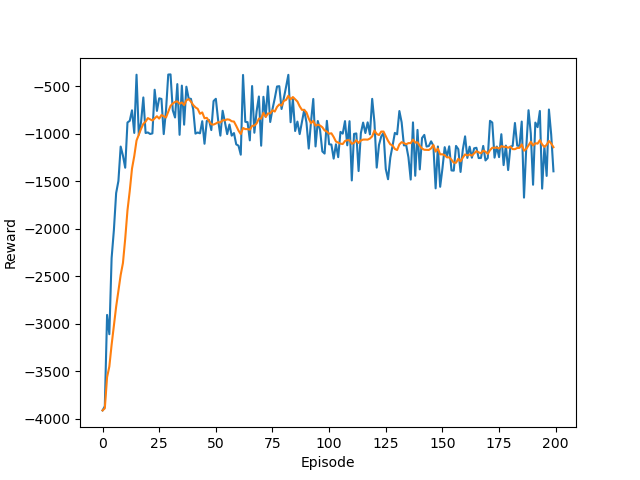

The script that drew this image:
import gym
import matplotlib.pyplot as plt
import numpy as np
import sys
from ddpg import DDPGagent
from utils import *

# Initialize environment, agent and noise
env = gym.make('Pendulum-v1')
agent = DDPGagent(env)
noise = OUNoise(env.action_space)

# Training parameters
n_episodes = 200
max_t = 500
batch_size = 64

# Storage for rewards for plotting
rewards = []
avg_rewards = []

for episode in range(n_episodes):
    print(f"Starting episode {episode}")
    state = env.reset()[0]
    noise.reset()
    episode_reward = 0

    for t in range(max_t):
        action = agent.get_action(state)
        action = noise.get_action(action, t)
        new_state, reward, done, _, _ = env.step(action)
        agent.memory.push(state, action, reward, new_state, done)

        if len(agent.memory) > batch_size:
            agent.update(batch_size)

        state = new_state
        episode_reward += reward

        if done:
            sys.stdout.write("episode: {}, reward: {}, average _reward: {} \n".format(
                episode, np.round(episode_reward, decimals=2), np.mean(rewards[-10:])))
            break

    rewards.append(episode_reward)
    avg_rewards.append(np.mean(rewards[-10:]))

plt.plot(rewards)
plt.plot(avg_rewards)
plt.xlabel('Episode')
plt.ylabel('Reward')
plt.show()
